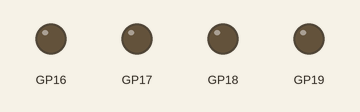
A program run on a simulated Raspberry Pi Pico running MicroPython. Parts: output pins drawn as LEDs (lit = HIGH). At 7.4 s the program stops and its outputs stay as they are.

Above: at 0.1 s.
At 3.1 s:
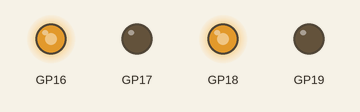
At 3.6 s:
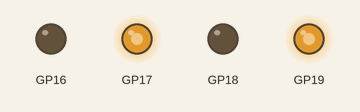
At 4.7 s:
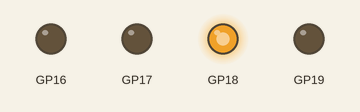
At 5.5 s:
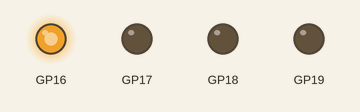
At 6.3 s:
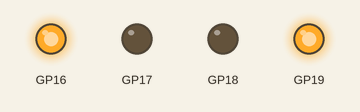
Timing chart, 0 to 8.9 s (numbered marks = the images above):
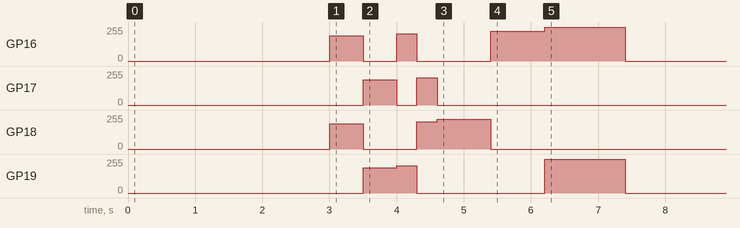

The program:

dance.py
```python
# A robot dance routine: a list of moves played back in order
import time
from robot import Robot

robot = Robot()

# Each move is (left speed, right speed, milliseconds)
DANCE = [
    (60, 60, 500),      # forwards
    (-60, -60, 500),    # backwards
    (70, -70, 300),     # quick spin right
    (-70, 70, 300),     # quick spin left
    (0, 80, 800),       # swing around the left wheel
    (80, 0, 800),       # swing around the right wheel
    (100, -100, 1200),  # big finish: full spin!
]

time.sleep(3)

for left, right, ms in DANCE:
    robot.drive(left, right)
    time.sleep_ms(ms)

robot.stop()
```

robot.py
```python
# robot.py - drive a two-wheeled robot with a DRV8833 motor driver.
#
# Wiring (see the Robot > Build page):
#   Left motor:  DRV8833 AIN1 -> GPIO 16, AIN2 -> GPIO 17
#   Right motor: DRV8833 BIN1 -> GPIO 18, BIN2 -> GPIO 19
#
# Usage:
#   from robot import Robot
#   robot = Robot()
#   robot.forward(60)     # speeds are percentages, 0 to 100
#   robot.spin_left(50)
#   robot.stop()

from machine import Pin, PWM

LEFT_PINS = (16, 17)
RIGHT_PINS = (18, 19)

# If a wheel spins backwards when it should go forwards, set its INVERT to
# True (or swap the motor's two wires on the DRV8833).
LEFT_INVERT = False
RIGHT_INVERT = False

# No two motors are exactly alike. If your robot curves to the right when it
# should go straight, the left motor is faster: set TRIM to a small positive
# number (like 5) to slow it down. Curving left? Use a negative number.
TRIM = 0

# Below about a third of full power, TT motors hum but don't turn. Speed 1
# is mapped to MIN_POWER, so every speed from 1 to 100 actually moves.
MIN_POWER = 35

# 20,000 pulses a second is above human hearing, so the motors don't whine.
PWM_FREQ = 20_000


class Motor:
    def __init__(self, pin_a, pin_b, invert=False, min_power=MIN_POWER):
        self.pwm_a = PWM(Pin(pin_a), freq=PWM_FREQ, duty_u16=0)
        self.pwm_b = PWM(Pin(pin_b), freq=PWM_FREQ, duty_u16=0)
        self.invert = invert
        self.min_power = min_power
        self.speed = 0

    def set_speed(self, speed):
        # speed: -100 (full reverse) to 100 (full forward), 0 = stop
        speed = int(max(-100, min(100, speed)))
        self.speed = speed
        if self.invert:
            speed = -speed

        if speed == 0:
            self.pwm_a.duty_u16(0)   # both inputs low: the motor coasts
            self.pwm_b.duty_u16(0)
            return

        power = self.min_power + (100 - self.min_power) * abs(speed) / 100
        duty = int(power * 65535 / 100)
        if speed > 0:
            self.pwm_a.duty_u16(duty)   # pulse one input...
            self.pwm_b.duty_u16(0)      # ...and hold the other low
        else:
            self.pwm_a.duty_u16(0)
            self.pwm_b.duty_u16(duty)

    def stop(self):
        self.set_speed(0)


class Robot:
    def __init__(self, trim=TRIM):
        self.left = Motor(LEFT_PINS[0], LEFT_PINS[1], LEFT_INVERT)
        self.right = Motor(RIGHT_PINS[0], RIGHT_PINS[1], RIGHT_INVERT)
        self.trim = trim

    def drive(self, left_speed, right_speed):
        # Set each wheel separately: the basis of every other move
        if self.trim > 0:
            left_speed = left_speed * (100 - self.trim) / 100
        elif self.trim < 0:
            right_speed = right_speed * (100 + self.trim) / 100
        self.left.set_speed(left_speed)
        self.right.set_speed(right_speed)

    def forward(self, speed=60):
        self.drive(speed, speed)

    def backward(self, speed=60):
        self.drive(-speed, -speed)

    def spin_left(self, speed=50):
        # wheels turn opposite ways: the robot turns on the spot
        self.drive(-speed, speed)

    def spin_right(self, speed=50):
        self.drive(speed, -speed)

    def stop(self):
        self.drive(0, 0)
```

Measured:
- by itself, GP16: 0/255 → 189/255 at 3.0 s, → 0/255 0.50 s later, → 205/255 0.50 s later, → 0/255 0.30 s later, … (7 changes in this stretch)
- by itself, GP17: 0/255 → 189/255 at 3.5 s, → 0/255 0.50 s later, → 205/255 0.30 s later, → 0/255 0.30 s later
- by itself, GP18: 0/255 → 189/255 at 3.0 s, → 0/255 0.50 s later, → 205/255 0.80 s later, → 222/255 0.30 s later, … (5 changes in this stretch)
- by itself, GP19: 0/255 → 189/255 at 3.5 s, → 205/255 0.50 s later, → 0/255 0.30 s later, → 255/255 1.9 s later, … (5 changes in this stretch)
